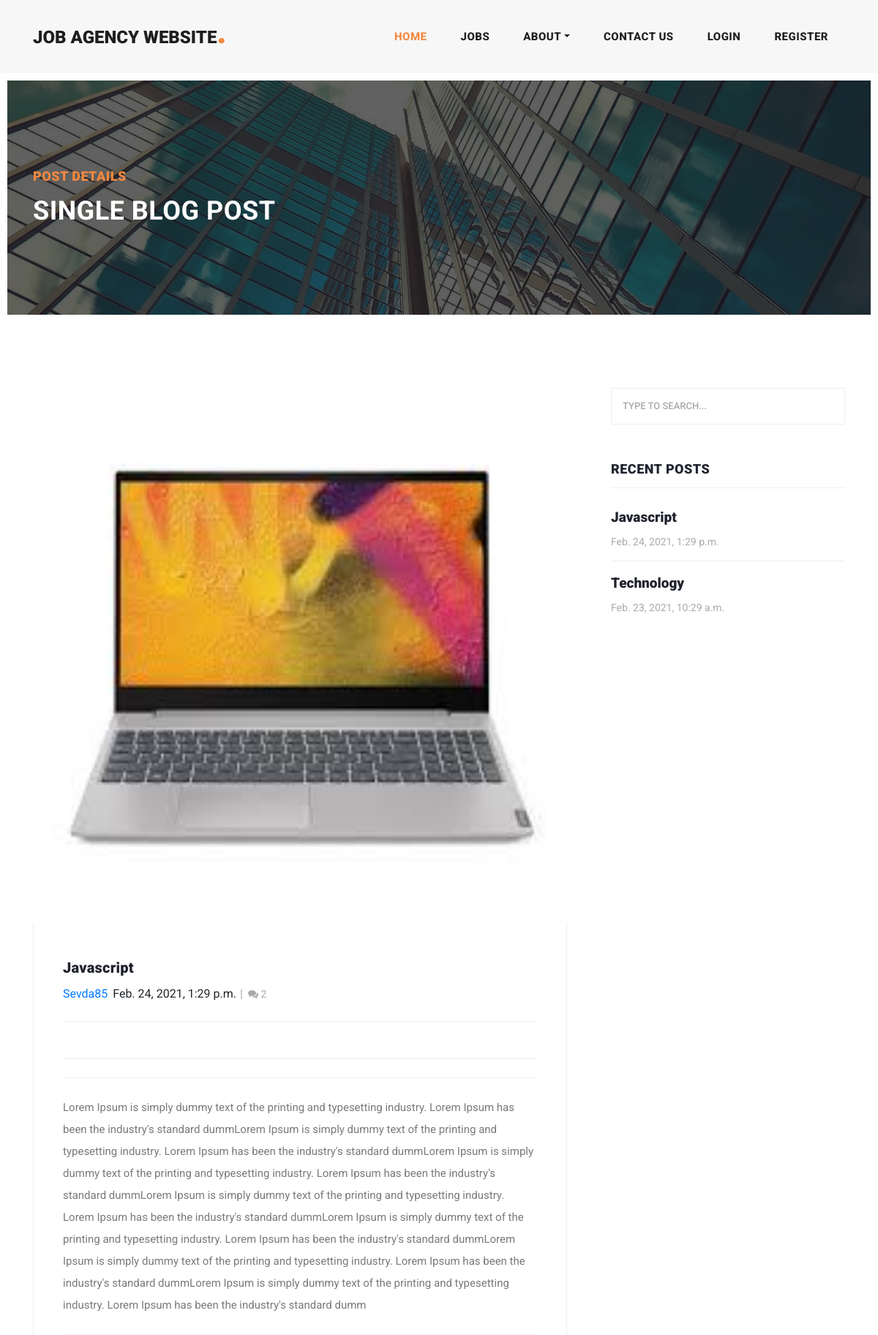
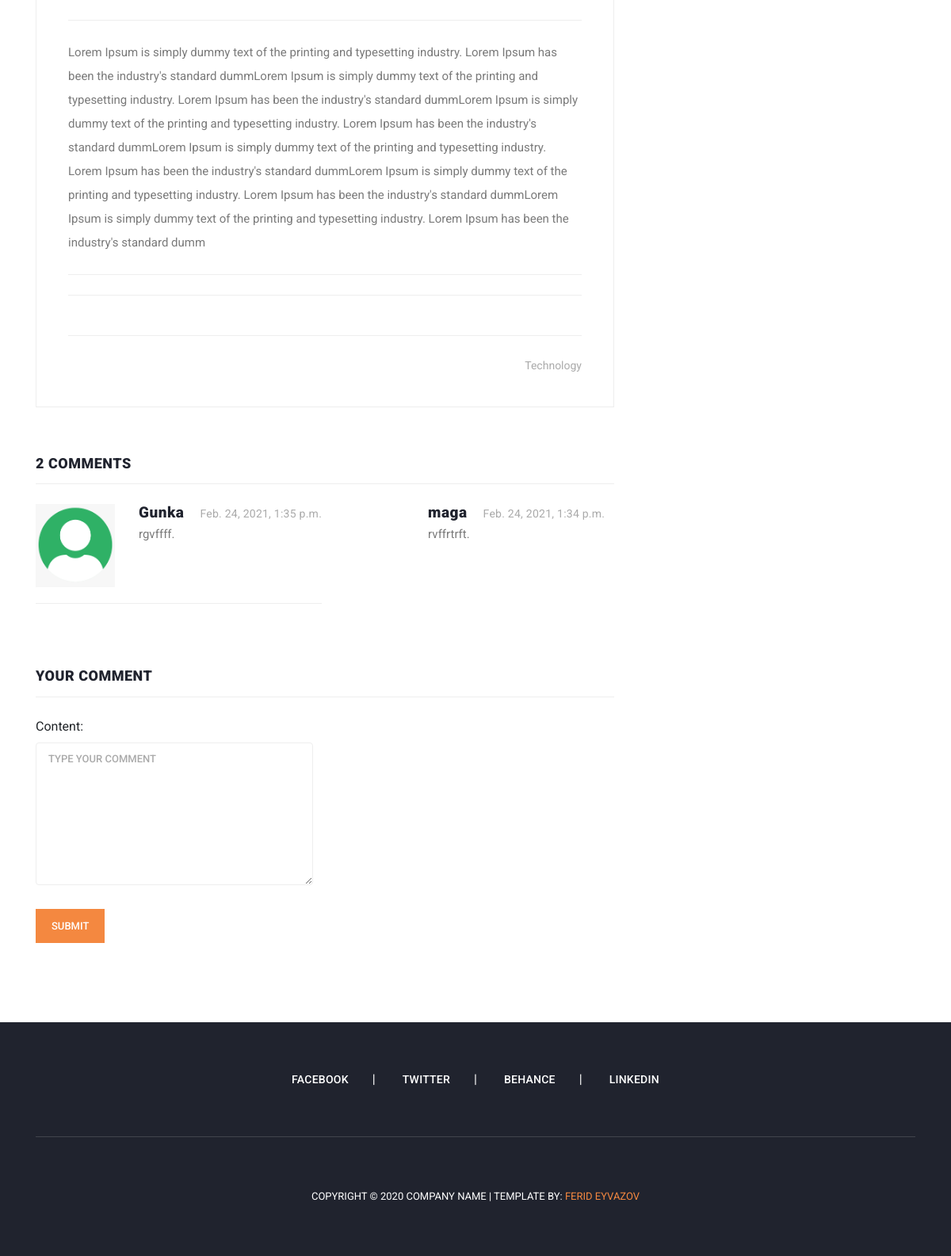
/blogDetail/2/, run on the app's committed database (2 pictures, top to bottom).
### jobs/models.py (models this page shows, shortened)
class Post(models.Model):
    title=models.CharField(max_length=100)
    overview=models.TextField()
    content = RichTextUploadingField()
    author=models.ForeignKey(Author, on_delete=models.CASCADE)
    image = models.ImageField()
    slug = models.SlugField( null=False, unique=True)
    categories = models.ManyToManyField(Category)
    tags = models.ManyToManyField(Tag)
    featured = models.BooleanField()
    created_date = models.DateTimeField(auto_now_add=True)
    updated_date = models.DateTimeField(auto_now=True)
    def get_absolute_url(self):
        return reverse('blogDetail', kwargs ={
            'id':self.id
        })
    @property
    def get_comments(self):
        return self.comments.all().order_by('-timestamp')

class Author(models.Model):
    user = models.OneToOneField(settings.AUTH_USER_MODEL, on_delete=models.CASCADE)
    name = models.CharField(max_length=200, null=True)
    profile_pic = models.ImageField(upload_to='images/', default='images/default.png')
    phonenumber = models.CharField(blank=True, max_length=200)
    profession = models.CharField(blank=True, max_length=200)
    def __str__(self):
        return self.name

class Tag(models.Model):
    title=models.CharField(max_length=20)
    def __str__(self):
        return self.title

class Comment(models.Model):
    user = models.ForeignKey(settings.AUTH_USER_MODEL, on_delete=models.CASCADE)
    timestamp=models.DateTimeField(auto_now_add=True)
    content = models.TextField()
    post = models.ForeignKey('Post', related_name='comments', on_delete=models.CASCADE)

class CustomUser(AbstractUser):
    is_user = models.BooleanField(default=False)
    is_employer = models.BooleanField(default=False)

class Employer(models.Model):
    user = models.OneToOneField(settings.AUTH_USER_MODEL, on_delete=models.CASCADE)
    name = models.CharField(max_length=200, null=True)
    profile_pic = models.ImageField(upload_to='images/', default='images/default.png')
    phonenumber = models.CharField(blank=True, max_length=200)
    mobilenumber = models.CharField(blank=True, max_length=200)
    companyname = models.CharField(max_length=200)
    companyinfo = RichTextUploadingField(blank=True)
    city = models.CharField(blank=True, max_length=200)
    website = models.CharField(blank=True, max_length=200)
    create_at = models.DateTimeField(auto_now_add=True)
    update_at = models.DateTimeField(auto_now=True)

### jobs/views.py (the view, shortened to what this page needs)
# urls.py: path('blogDetail/<id>/', views.blogDetail, name="blogDetail"),
def blogDetail(request, id):
    post = get_object_or_404(Post, id=id)
    recent_posts = Post.objects.all().order_by('-created_date')[:3]
    comments = Comment.objects.filter(post=id)
    comment_count = comments.count()
    form = CommentForm(request.POST or None)
    context = {
        'post':post,
        'recent_posts':recent_posts,
        'comments':comments,
        'comment_count':comment_count,
        'form':form
        }
    return render(request, 'blog-details.html', context)

### jobs/forms.py
class CommentForm(forms.ModelForm):
    content = forms.CharField(widget=forms.Textarea(attrs={
        'class': 'form-control',
        'placeholder': 'Type your comment',
        'id': 'usercomment',
        'rows':'4'
    }))
    class Meta:
        model = Comment
        fields = ('content',)

### templates/blog-details.html (shortened to what this page needs)
{% extends 'base.html' %}
{% load static %}
{% block content %}
    <div class="heading-page header-text">
      <section class="page-heading">
        <div class="container">
          <div class="row">
            <div class="col-lg-12">
              <div class="text-content">
                <h4>Post Details</h4>
                <h2>Single blog post</h2>
              </div>
            </div>
          </div>
        </div>
      </section>
    </div>
    <section class="blog-posts grid-system">
      <div class="container">
        <div class="row">
          <div class="col-lg-8">
            <div class="all-blog-posts">
              <div class="row">
                <div class="col-lg-12">
                  <div class="blog-post">
                    <div class="blog-thumb">
                      <img src="{{post.image.url}}" alt="">
                    </div>
                    <div class="down-content">
                      <h4>{{post.title}}</h4>
                      <ul class="post-info">
                        <a href="{% url 'userProfile' %}"><li>{{post.author}}</li></a>
                        <li>{{post.created_date}}</li>
                        <li><a href="#"><i class="fa fa-comments" title="Comments"></i> {{comment_count}}</a></li>
                      </ul>
                      <p>{{post.content|safe}}</p>
                      <div class="post-options">
                        <div class="row">
                          <div class="col-6">
                          </div>
                          <div class="col-6">
                            <ul class="post-share">
                                {% for tag in post.tags.all %}
                              <li><a href="#"> {{tag}}</a></li>
                              {% endfor %}
                            </ul>
                          </div>
                        </div>
                      </div>
                    </div>
                  </div>
                </div>
                <div class="col-lg-12">
                  <div class="sidebar-item comments">
                    <div class="sidebar-heading">
                      <h2>{{comment_count}} comments </h2>
                    </div>
                    <div class="content">
                      <ul>
                        {% for comment in post.get_comments %}
                        <li>
                          <div class="author-thumb">
                            {% if user.is_user %}
                            <img src="{{comment.user.author.profile_pic.url}}" alt="">
                            {% else %}
                            <img src="{{comment.user.employer.profile_pic.url}}" alt="">
                            {% endif %}
                          </div>
                          <div class="right-content">
                            <h4>{{comment.user.username}}<span>{{comment.timestamp}}</span></h4>
                            <p>{{comment.content}}.</p>
                          </div>
                        </li>
                        {% endfor %}
                      </ul>
                    </div>
                  </div>
                </div>
                <div class="col-lg-12">
                  <div class="sidebar-item submit-comment">
                    <div class="sidebar-heading">
                      <h2>Your comment</h2>
                    </div>
                    <div class="content">
                      <form id="comment" action="" method="post">
                        <div class="row">
                          <div class="col-md-6 col-sm-12">
                            <fieldset>
                              {{form}}
                            </fieldset>
                          </div>
                          <div class="col-lg-12">
                            <fieldset>
                              <button type="submit" id="form-submit" class="main-button">Submit</button>
                            </fieldset>
                          </div>
                        </div>
                      </form>
                    </div>
                  </div>
                </div>
              </div>
            </div>
          </div>
          <div class="col-lg-4">
            <div class="sidebar">
              <div class="row">
                <div class="col-lg-12">
                  <div class="sidebar-item search">
                    <form id="search_form" name="gs" method="GET" action="#">
                      <input type="text" name="q" class="searchText" placeholder="type to search..." autocomplete="on">
                    </form>
                  </div>
                </div>
                <div class="col-lg-12">
                  <div class="sidebar-item recent-posts">
                    <div class="sidebar-heading">
                      <h2>Recent Posts</h2>
                    </div>
                    <div class="content">
                      <ul>
                        {% for recent_post in recent_posts %}
                        <li><a href="{{ recent_post.get_absolute_url }}">
                          <h5>{{recent_post.title}}</h5>
                          <span>{{recent_post.created_date}}</span>
                        </a></li>
                        {% endfor %}
                      </ul>
                    </div>
                  </div>
                </div>
              </div>
            </div>
          </div>
        </div>
      </div>
    </section>
{% endblock %}

### data on the page
Post: image (picture), title "Javascript", author "Sevda85", created_date "Feb. 24, 2021, 1:29 p.m.", content "Lorem Ipsum is simply dummy text of the printing and typesetting industry. Lorem Ipsum has been the industry's standard dummLorem Ipsum is simply dummy text of the printing and typesetting industry. Lorem Ipsum has been the industry's standard dummLorem Ipsum is simply dummy text of the printing and typesetting industry. Lorem Ipsum has been the industry's standard dummLorem Ipsum is simply dummy text of the printing and typesetting industry. Lorem Ipsum has been the industry's standard dummLorem Ipsum is simply dummy text of the printing and typesetting industry. Lorem Ipsum has been the industry's standard dummLorem Ipsum is simply dummy text of the printing and typesetting industry.…"
Tag: title "Technology"
Comment: user.employer.profile_pic (placeholder picture), user.username "Gunka", timestamp "Feb. 24, 2021, 1:35 p.m.", content "rgvffff"
Comment: user.username "maga", timestamp "Feb. 24, 2021, 1:34 p.m.", content "rvffrtrft"
Post: title "Technology", created_date "Feb. 23, 2021, 10:29 a.m."

### other printed values
{{ comment_count }} "2"
